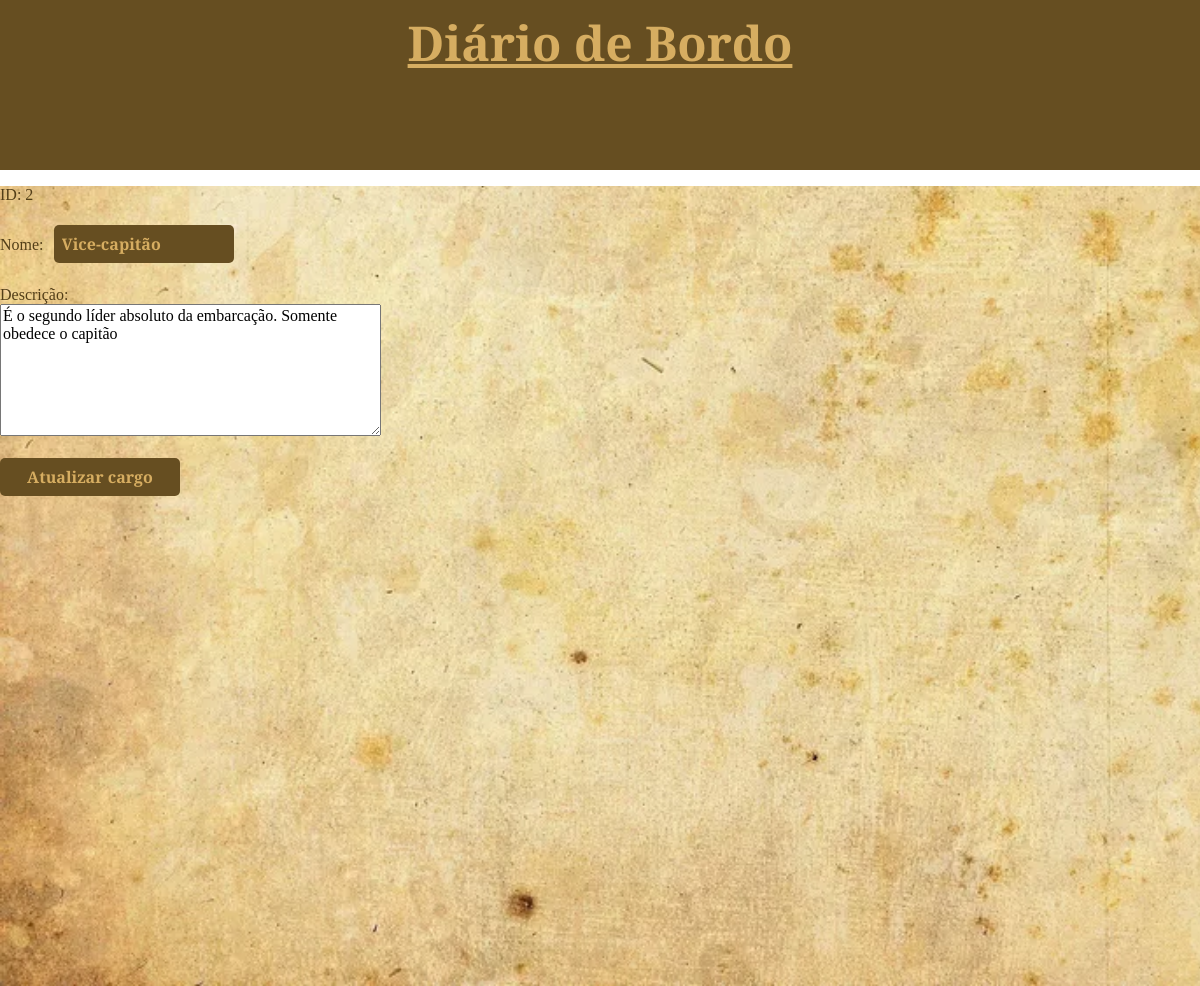
Page /paginas/editar/editarcargo.php?id=2 on the committed database.
### tables this page shows
CREATE TABLE `cargo` (
  `id_cargo` int(11) NOT NULL,
  `nome` varchar(30) DEFAULT NULL,
  `descricao` text DEFAULT NULL
);

### paginas/editar/editarcargo.php (the view, shortened to what this page needs)
<?php
    require_once("../config.php");
?>
<!DOCTYPE html>
<html lang="pt-br">
<head>
    <link rel="stylesheet" href="styleinput.css">
    <link rel="stylesheet" href="styleestrutura.css">
    <link rel="stylesheet" href="classesids.css">
</head>
<body>
    <header>
        <a href="index.php"><h1>Diário de Bordo</h1></a>
    </header>
    <?php
      $id = $_GET['id'];
      $sql = "select * FROM cargo WHERE id_cargo=?";
      $consulta = $mysqli->prepare($sql);
      $consulta->bind_param("i", $id);
      $consulta->execute();
      $resultado = $consulta->get_result();
      $registros = $resultado->fetch_all(MYSQLI_ASSOC);
      $cargo = $registros[0];
    ?>
<main>
    <form action="updatecargo.php?id=<?=  $cargo['id_cargo']?>" method="get">
        <p>ID: <?=  $cargo['id_cargo']?></p>
        <label for="nome_cargo">Nome: </label>
        <input type="text" id="nome_cargo" name="nome_cargo" value="<?=  $cargo['nome']?>">
        <br><br>
        <label for="desc_cargo">Descrição: </label><br>
        <textarea id="desc_cargo" name="desc_cargo" rows="7" cols="40"><?=  $cargo['descricao']?></textarea>
        <br><br>
        <input type="submit" value="Atualizar cargo">
    </form>
</main>
</body>
</html>

### estilo/styleinput.css (style rules this page uses)
input { background-color: rgb(102, 78, 33); color: rgb(214, 173, 97); border: none; border-radius: 5px; padding: 8px; margin: 5px 6px 5px 6px; font-weight: bold; width: 15vw; }
input::placeholder { color: rgb(214, 173, 97); font-size: 16px; font-weight: lighter; }
input[type="submit"] { margin: auto; }

### estilo/styleestrutura.css (style rules this page uses)
body { color: rgb(82, 62, 24); margin: 0px; }
* { font-family: "Libre Baskerville", serif; box-sizing: border-box; font-size: 1em; }
main { background-image: url("papel.webp"); background-repeat: no-repeat; background-attachment: fixed; background-size: cover; margin: 0; height: 100vh; }
header { background-color: rgb(102, 78, 33); width: 100%; height: 170px; justify-content: space-evenly; display: flex; }
h1 { color: rgb(214, 173, 97); font-size: 3em; margin-top: 0px; margin: auto; }
a { color:rgb(214, 173, 97);; margin: 10px; }

### rows in the picture
cargo: id_cargo "2", nome_cargo "Vice-capitão", desc_cargo "É o segundo líder absoluto da embarcação. Somente obedece o capitão"
